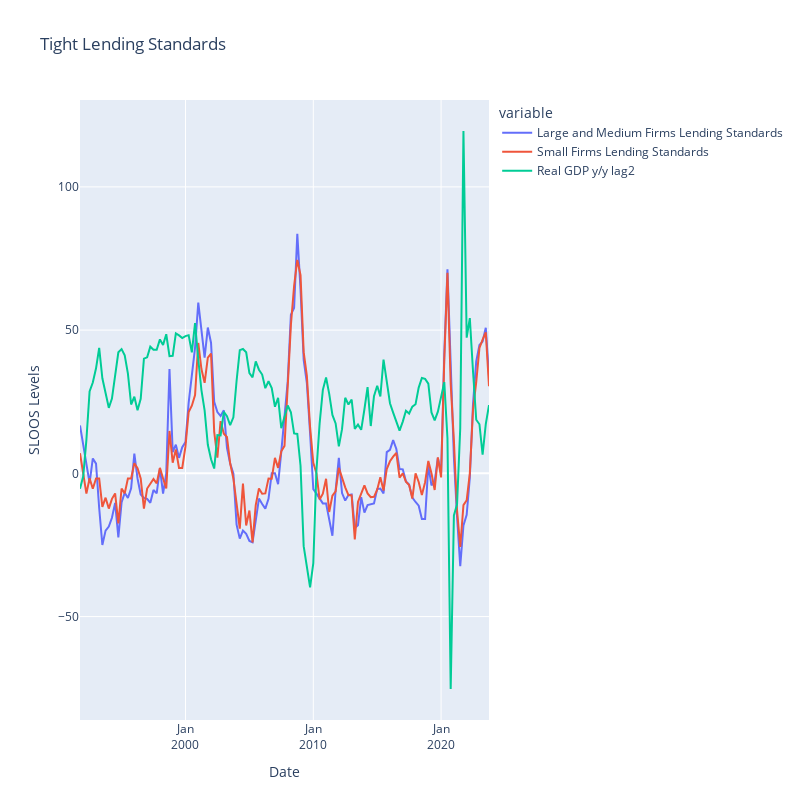

Notebook code for this chart:
### Code cell
sloos.columns = ['Large and Medium Firms Lending Standards','Small Firms Lending Standards','GDP','Real GDP y/y','Real GDP y/y lag2']
fig = px.line(sloos['1990':].dropna().reset_index(), x="DATE", y=["Large and Medium Firms Lending Standards","Small Firms Lending Standards",'Real GDP y/y lag2'],
              hover_data={"DATE": "|%B %d, %Y"},
              title='Tight Lending Standards')
fig.update_xaxes(
    dtick="M1",
    tickmode= 'auto',
    tickformat= '%b\n%Y')

fig.update_layout(
    autosize=False,
    width=800,
    height=800,
    xaxis_title="Date", 
    yaxis_title="SLOOS Levels"
)

### Figure 1 — Plotly figure (JSON) as saved in the notebook; plotly's stock layout.template omitted (floating-point values rounded to 4 significant figures; data arrays with more than 128 entries replaced by an {"elided": "..."} marker saying what was removed)
{"data": [{"hovertemplate": "variable=Large and Medium Firms Lending Standards<br>DATE=%{x|%B %d, %Y}<br>value=%{y}<extra></extra>", "legendgroup": "Large and Medium Firms Lending Standards", "line": {"color": "#636efa", "dash": "solid"}, "marker": {"symbol": "circle"}, "mode": "lines", "name": "Large and Medium Firms Lending Standards", "orientation": "v", "showlegend": true, "type": "scatter", "x": {"elided": "129 str values"}, "xaxis": "x", "y": {"elided": "129 float values"}, "yaxis": "y"}, {"hovertemplate": "variable=Small Firms Lending Standards<br>DATE=%{x|%B %d, %Y}<br>value=%{y}<extra></extra>", "legendgroup": "Small Firms Lending Standards", "line": {"color": "#EF553B", "dash": "solid"}, "marker": {"symbol": "circle"}, "mode": "lines", "name": "Small Firms Lending Standards", "orientation": "v", "showlegend": true, "type": "scatter", "x": {"elided": "129 str values"}, "xaxis": "x", "y": {"elided": "129 float values"}, "yaxis": "y"}, {"hovertemplate": "variable=Real GDP y/y lag2<br>DATE=%{x|%B %d, %Y}<br>value=%{y}<extra></extra>", "legendgroup": "Real GDP y/y lag2", "line": {"color": "#00cc96", "dash": "solid"}, "marker": {"symbol": "circle"}, "mode": "lines", "name": "Real GDP y/y lag2", "orientation": "v", "showlegend": true, "type": "scatter", "x": {"elided": "129 str values"}, "xaxis": "x", "y": {"elided": "129 float values"}, "yaxis": "y"}], "layout": {"autosize": false, "height": 800, "legend": {"title": {"text": "variable"}, "tracegroupgap": 0}, "title": {"text": "Tight Lending Standards"}, "width": 800, "xaxis": {"anchor": "y", "domain": [0, 1], "dtick": "M1", "tickformat": "%b\n%Y", "tickmode": "auto", "title": {"text": "Date"}}, "yaxis": {"anchor": "x", "domain": [0, 1], "title": {"text": "SLOOS Levels"}}}}
